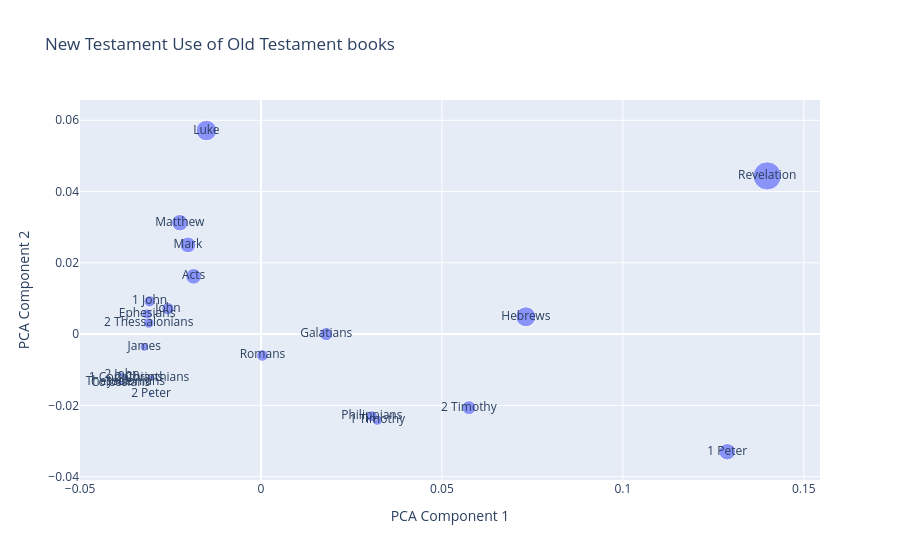

Source (notebook cell):
### Code cell
from sklearn.decomposition import PCA

pca = PCA(n_components=2)
X = pca.fit_transform(reference_props.fillna(0))
px.scatter(
    x=X[:, 0],
    y=X[:, 1],
    size=reference_props.sum(axis=1).values * 100,
    text=reference_props.index,
    labels={"x": "PCA Component 1", "y": "PCA Component 2"},
    title="New Testament Use of Old Testament books",
)

# for book, pos in zip(reference_props.index, X):
#     plt.annotate(book, pos)

### Figure 1 — Plotly figure (JSON) as saved in the notebook; plotly's stock layout.template omitted (floating-point values rounded to 4 significant figures)
{"data": [{"hovertemplate": "PCA Component 1=%{x}<br>PCA Component 2=%{y}<br>size=%{marker.size}<br>text=%{text}<extra></extra>", "legendgroup": "", "marker": {"color": "#636efa", "size": [1.82, 8.925, 19.27, 1.356, 7.552, 2.667, 2.033, 0.9091, 8.151, 13.83, 17.28, 2.03, 7.294, 12.33, 28.22, 5.463, 10.8, 1.085, 29.86, 17.76, 19.19, 8.744, 56.31, 9.593], "sizemode": "area", "sizeref": 0.1408, "symbol": "circle"}, "mode": "markers+text", "name": "", "orientation": "v", "showlegend": false, "text": ["1 Corinthians", "1 John", "1 Peter", "1 Thessalonians", "1 Timothy", "2 Corinthians", "2 John", "2 Peter", "2 Thessalonians", "2 Timothy", "Acts", "Colossians", "Ephesians", "Galatians", "Hebrews", "James", "John", "Jude", "Luke", "Mark", "Matthew", "Philippians", "Revelation", "Romans"], "type": "scatter", "x": [-0.03729, -0.03079, 0.1288, -0.03888, 0.03212, -0.0301, -0.03843, -0.03039, -0.03103, 0.05746, -0.01866, -0.03882, -0.0315, 0.01803, 0.07319, -0.03225, -0.02572, -0.03897, -0.01509, -0.0202, -0.02244, 0.03062, 0.1399, 0.0003945], "xaxis": "x", "y": [-0.01225, 0.009189, -0.03302, -0.01343, -0.02416, -0.01227, -0.0114, -0.01678, 0.003131, -0.02066, 0.01619, -0.01372, 0.005648, -1.194e-05, 0.004853, -0.003608, 0.007125, -0.01357, 0.05713, 0.02503, 0.03125, -0.02306, 0.04439, -0.006001], "yaxis": "y"}], "layout": {"legend": {"itemsizing": "constant", "tracegroupgap": 0}, "title": {"text": "New Testament Use of Old Testament books"}, "xaxis": {"anchor": "y", "domain": [0, 1], "title": {"text": "PCA Component 1"}}, "yaxis": {"anchor": "x", "domain": [0, 1], "title": {"text": "PCA Component 2"}}}}
